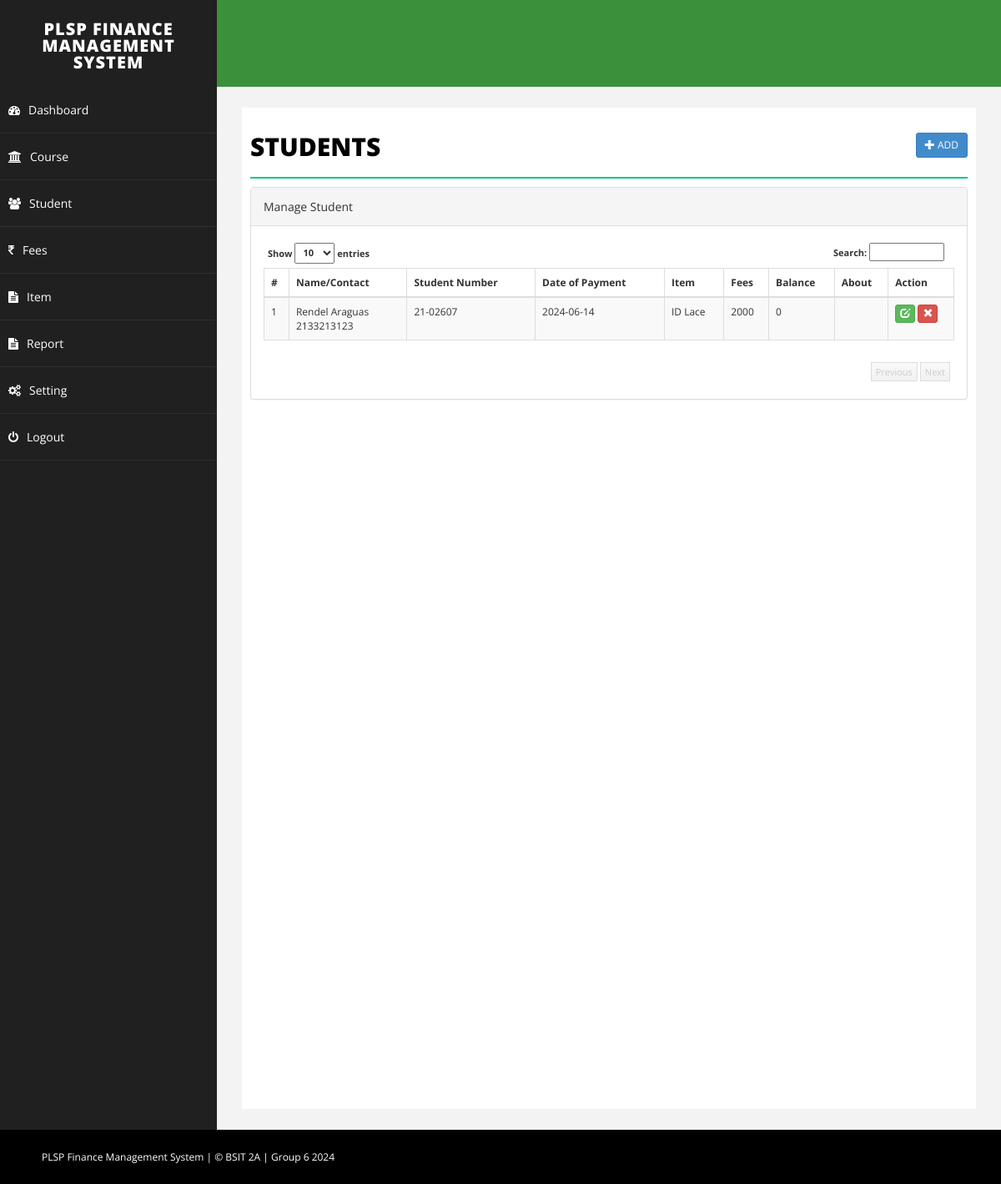
/student.php (signed in), run on the app's committed database.
### tables this page shows
CREATE TABLE `student` (
  `id` int(255) NOT NULL,
  `emailid` varchar(255) NOT NULL,
  `sname` varchar(255) NOT NULL,
  `snumber` varchar(255) NOT NULL,
  `joindate` date NOT NULL DEFAULT current_timestamp(),
  `item` varchar(255) NOT NULL,
  `about` text NOT NULL,
  `contact` varchar(255) NOT NULL,
  `fees` int(255) NOT NULL,
  `Course` varchar(255) NOT NULL,
  `balance` int(255) NOT NULL,
  `delete_status` enum('0','1') NOT NULL DEFAULT '0'
);

### student.php (the view, shortened to what this page needs)
<?php
include("php/dbconnect.php");
$id="";
$emailid='';
$sname='';
$snumber='';
$joindate = '';
$remark='';
$contact='';
$balance = 0;
$fees='';
$about = '';
$Course='';
$item='';
$action = "add";
?>
<!DOCTYPE html>
<html xmlns="http://www.w3.org/1999/xhtml">
<head>
    <link href="css/bootstrap.css" rel="stylesheet" />
    <link href="css/font-awesome.css" rel="stylesheet" />
    <link href="css/basic.css" rel="stylesheet" />
    <link href="css/custom.css" rel="stylesheet" />
	<link href="css/ui.css" rel="stylesheet" />
	<link href="css/datepicker.css" rel="stylesheet" />
</head>
<?php
include("php/header.php");
?>
        <div id="page-wrapper">
            <div id="page-inner">
                <div class="row">
                    <div class="col-md-12">
                        <h1 class="page-head-line">Students
						<?php
						echo (isset($_GET['action']) && @$_GET['action']=="add" || @$_GET['action']=="edit")?
						' <a href="student.php" class="btn btn-primary btn-sm pull-right">Back <i class="glyphicon glyphicon-arrow-right"></i></a>':'<a href="student.php?action=add" class="btn btn-primary btn-sm pull-right"><i class="glyphicon glyphicon-plus"></i> Add </a>';
						?>
						</h1>
                    </div>
                </div>
        <?php
		 if(isset($_GET['action']) && @$_GET['action']=="add" || @$_GET['action']=="edit")
		 {
		?>
			<script type="text/javascript" src="js/validation/jquery.validate.min.js"></script>
                <div class="row">
                    <div class="col-sm-10 col-sm-offset-1">
               <div class="panel panel-primary">
                        <div class="panel-heading">
                           <?php echo ($action=="add")? "Add Student": "Edit Student"; ?>
                        </div>
						<form action="student.php" method="post" id="signupForm1" class="form-horizontal">
                        <div class="panel-body">
						<fieldset class="scheduler-border" >
						 <legend  class="scheduler-border">Personal Information:</legend>
						<div class="form-group">
								<label class="col-sm-2 control-label" for="Old">Name* </label>
								<div class="col-sm-10">
									<input type="text" class="form-control" id="sname" name="sname" value="<?php echo $sname;?>"  />
								</div>
							</div>
							<div class="form-group">
								<label class="col-sm-2 control-label" for="Old">Student Number* </label>
								<div class="col-sm-10">
									<input type="text" class="form-control" id="sname" name="snumber" value="<?php echo $snumber;?>"  />
								</div>
							</div>
							<div class="form-group">
                               <label class="col-sm-2 control-label" for="Old">Date</label>
                               <div class="col-sm-10">
                                 <input type="date" class="form-control" id="joindate" name="joindate" value="<?php echo $joindate;?>"  />
                                </div><br> <br
						<div class="form-group">
								<label class="col-sm-2 control-label" for="Old">Contact* </label>
								<div class="col-sm-10">
									<input type="text" class="form-control" id="contact" name="contact" value="<?php echo $contact;?>" maxlength="11" />
								</div>
							</div>
						<div class="form-group">
								<label class="col-sm-2 control-label" for="Old">Course* </label>
								<div class="col-sm-10">
									<select  class="form-control" id="Course" name="Course" >
									<option value="" >Select Course</option>
                                    <?php
									$sql = "select * from Course where delete_status='0' order by Course.Course asc";
									$q = $conn->query($sql);
									while($r = $q->fetch_assoc())
									{
									echo '<option value="'.$r['id'].'"  '.(($Course==$r['id'])?'selected="selected"':'').'>'.$r['Course'].'</option>';
									}
									?>
									</select>
								</div>
						</div>
						 </fieldset>
							<fieldset class="scheduler-border" >
						 <legend  class="scheduler-border">Fee Information:</legend>
						 <div class="form-group">
								<label class="col-sm-2 control-label" for="Old">Item* </label>
								<div class="col-sm-10">
									<select class="form-control" id="item" name="item">
									<option value="">Select Item</option>
                                    <?php
									$sql = "select * from item where delete_status='0' order by item.item asc";
									$q = $conn->query($sql);
									while($r = $q->fetch_assoc())
									{
									echo '<option value="'.$r['item'].'"  '.(($item==$r['item'])?'selected="selected"':'').'>'.$r['item'].'</option>';
									}
									?>
									</select>
								</div>
						</div>
						<div class="form-group">
								<label class="col-sm-2 control-label" for="Old">Total Fees* </label>
								<div class="col-sm-10">
									<input type="text" class="form-control" id="fees" name="fees" value="<?php echo $fees;?>" <?php echo ($action=="update")?"disabled":""; ?>  />
								</div>
						</div>
						<?php
						if($action=="add")
						{
						?>
						<div class="form-group">
								<label class="col-sm-2 control-label" for="Old">Advance Fee* </label>
								<div class="col-sm-10">
									<input type="text" class="form-control" id="advancefees" name="advancefees" readonly   />
								</div>
						</div>
						<?php
						}
						?>
						<div class="form-group">
								<label class="col-sm-2 control-label" for="Old">Balance </label>
								<div class="col-sm-10">
									<input type="text" class="form-control"  id="balance" name="balance" value="<?php echo $balance;?>" disabled />
								</div>
						</div>
							<?php
						if($action=="add")
						{
						?>
							<div class="form-group">
								<label class="col-sm-2 control-label" for="Password">Fee Remark </label>
								<div class="col-sm-10">
	                        <textarea class="form-control" id="remark" name="remark"><?php echo $remark;?></textarea >
								</div>
							</div>
						<?php
						}
						?>
							</fieldset>
							 <fieldset class="scheduler-border" >
						 <legend  class="scheduler-border">Optional Information:</legend>
							<div class="form-group">
								<label class="col-sm-2 control-label" for="Password">About Student </label>
								<div class="col-sm-10">
	                        <textarea class="form-control" id="about" name="about"><?php echo $about;?></textarea >
								</div>
							</div>
							<div class="form-group">
								<label class="col-sm-2 control-label" for="Old">Email</label>
								<div class="col-sm-10">
									<input type="text" class="form-control" id="emailid" name="emailid" value="<?php echo $emailid;?>"  />
								</div>
						    </div>
							</fieldset>
						<div class="form-group">
								<div class="col-sm-8 col-sm-offset-2">
								<input type="hidden" name="id" value="<?php echo $id;?>">
								<input type="hidden" name="action" value="<?php echo $action;?>">
									<button type="submit" name="save" class="btn btn-primary">Save </button>
								</div>
							</div>
                         </div>
							</form>
                        </div>
                            </div>
                </div>
		<script type="text/javascript">
$(document).ready( function() {
$("#submitdate").datepicker( {
        changeMonth: true,
        changeYear: true,
        dateFormat: "yy-mm-dd",
    });
		if($("#signupForm1").length > 0)
         {
		 <?php if($action=='add')
		 {
		 ?>
			$( "#signupForm1" ).validate( {
				rules: {
					sname: "required",
					snumber: "required",
					joindate: "required",
					emailid: "email",
					Course: "required",
					contact: {
						required: true,
						digits: true
					},
					fees: {
						required: true,
						digits: true
					},
					advancefees: {
						required: true,
						digits: true
					},
				},
			<?php
			}else
			{
			?>
			$( "#signupForm1" ).validate( {
				rules: {
					sname: "required",
					snumber: "required",
					joindate: "required",
					emailid: "email",
					Course: "required",
					contact: {
						required: true,
						digits: true
					}
				},
			<?php
			}
			?>
				errorElement: "em",
				errorPlacement: function ( error, element ) {
					// Add the `help-block` class to the error element
					error.addClass( "help-block" );
					// Add `has-feedback` class to the parent div.form-group
					// in order to add icons to inputs
					element.parents( ".col-sm-10" ).addClass( "has-feedback" );
					if ( element.prop( "type" ) === "checkbox" ) {
						error.insertAfter( element.parent( "label" ) );
					} else {
						error.insertAfter( element );
					}
					// Add the span element, if doesn't exists, and apply the icon classes to it.
					if ( !element.next( "span" )[ 0 ] ) {
						$( "<span class='glyphicon glyphicon-remove form-control-feedback'></span>" ).insertAfter( element );
					}
				},
				success: function ( label, element ) {
					// Add the span element, if doesn't exists, and apply the icon classes to it.
					if ( !$( element ).next( "span" )[ 0 ] ) {
						$( "<span class='glyphicon glyphicon-ok form-control-feedback'></span>" ).insertAfter( $( element ) );
					}
				},
				highlight: function ( element, errorClass, validClass ) {
					$( element ).parents( ".col-sm-10" ).addClass( "has-error" ).removeClass( "has-success" );
					$( element ).next( "span" ).addClass( "glyphicon-remove" ).removeClass( "glyphicon-ok" );
				},
				unhighlight: function ( element, errorClass, validClass ) {
					$( element ).parents( ".col-sm-10" ).addClass( "has-success" ).removeClass( "has-error" );
					$( element ).next( "span" ).addClass( "glyphicon-ok" ).removeClass( "glyphicon-remove" );
				}
			} );
			}
		} );
		$("#fees").keyup( function(){
		$("#advancefees").val("");
		$("#balance").val(0);
		var fee = $.trim($(this).val());
		if( fee!='' && !isNaN(fee))
		{
		$("#advancefees").removeAttr("readonly");
		$("#balance").val(fee);
		$('#advancefees').rules("add", {
            max: parseInt(fee)
        });
		}
		else{
		$("#advancefees").attr("readonly","readonly");
		}
		});
		$("#advancefees").keyup( function(){
		var advancefees = parseInt($.trim($(this).val()));
		var totalfee = parseInt($("#fees").val());
		if( advancefees!='' && !isNaN(advancefees) && advancefees<=totalfee)
		{
		var balance = totalfee-advancefees;
		$("#balance").val(balance);
		}
		else{
		$("#balance").val(totalfee);
		}
		});
	</script>
		<?php
		}else{
		?>
		 <link href="css/datatable/datatable.css" rel="stylesheet" />
		<div class="panel panel-default">
                        <div class="panel-heading">
                            Manage Student
                        </div>
                        <div class="panel-body">
                            <div class="table-sorting table-responsive">
                                <table class="table table-striped table-bordered table-hover" id="tSortable22">
                                    <thead>
                                        <tr>
                                            <th>#</th>
                                            <th>Name/Contact</th>
											<th>Student Number</th>
											<th>Date of Payment</th>
											<th>Item</th>
                                            <th>Fees</th>
											<th>Balance</th>
											<th>About</th>
											<th>Action</th>
                                        </tr>
                                    </thead>
                                    <tbody>
									<?php
									$sql = "select * from student where delete_status='0'";
									$q = $conn->query($sql);
									$i=1;
									while($r = $q->fetch_assoc())
									{
									echo '<tr '.(($r['balance']>0)?'class="danger"':'').'>
                                            <td>'.$i.'</td>
                                            <td>'.$r['sname'].'<br/>'.$r['contact'].'</td>
											<td>'.$r['snumber'].'</td>
											  <td>'.$r['joindate'].'</td>
											  <td>'.$r['item'].'</td>
                                            <td>'.$r['fees'].'</td>
											<td>'.$r['balance'].'</td>
											<td>'.$r['about'].'</td>
											<td>
											<a href="student.php?action=edit&id='.$r['id'].'" class="btn btn-success btn-xs"><span class="glyphicon glyphicon-edit"></span></a>
											<a onclick="return confirm(\'Are you sure you want to delete this record\');" href="student.php?action=delete&id='.$r['id'].'" class="btn btn-danger btn-xs"><span class="glyphicon glyphicon-remove"></span></a> </td>
                                        </tr>';
										$i++;
									}
									?>
                                    </tbody>
                                </table>
                            </div>
                        </div>
                    </div>
		<?php
		}
		?>
            </div>
        </div>
    </div>
    <div id="footer-sec">
     PLSP Finance Management System | © BSIT 2A | Group 6 2024
    </div>
</body>
</html>

### data on the page
student: sname "Rendel Araguas", contact "2133213123", snumber "21-02607", joindate "2024-06-14", item "ID Lace", fees "2000", balance "0"
